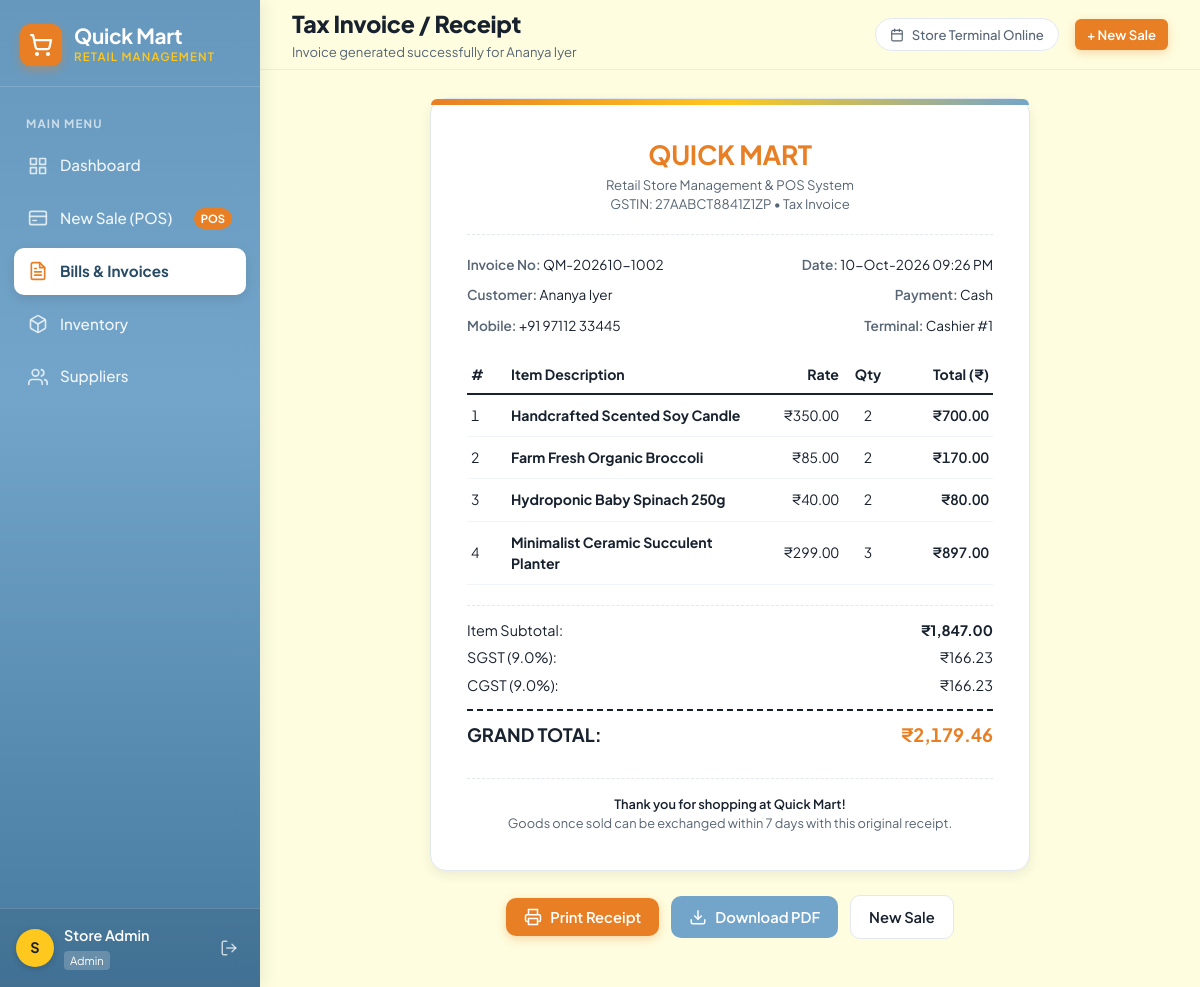
The page /billing/receipt/2 (signed in) on the database its author committed.
### store/models.py (models this page shows, shortened)
class User(models.Model):
    name = models.CharField(max_length=100)
    email = models.CharField(max_length=120, unique=True)
    password_hash = models.CharField(max_length=255)
    role = models.CharField(max_length=50, default='cashier')
    created_at = models.DateTimeField(default=timezone.now)
    class Meta:
        managed = False
        db_table = 'users'
    @property
    def is_authenticated(self):
        return True

class Bill(models.Model):
    bill_number = models.CharField(max_length=50, unique=True)
    customer_name = models.CharField(max_length=100)
    customer_mobile = models.CharField(max_length=25)
    subtotal = models.FloatField()
    sgst = models.FloatField()
    cgst = models.FloatField()
    total_amount = models.FloatField()
    payment_method = models.CharField(max_length=30, default='Cash')
    timestamp = models.DateTimeField(default=timezone.now)
    class Meta:
        managed = False
        db_table = 'bills'
    @property
    def formatted_date(self):
        if self.timestamp:
            return self.timestamp.strftime('%d-%b-%Y %I:%M %p')
        return ''

class BillItem(models.Model):
    bill = models.ForeignKey(
        Bill,
        on_delete=models.CASCADE,
        db_column='bill_id',
        related_name='items'
    )
    product = models.ForeignKey(
        Product,
        on_delete=models.SET_NULL,
        null=True,
        blank=True,
        db_column='product_id',
        related_name='bill_items'
    )
    product_name = models.CharField(max_length=150)
    quantity = models.IntegerField()
    price_at_sale = models.FloatField()
    class Meta:
        managed = False
        db_table = 'bill_items'
    @property
    def total_price(self):
        return round(float(self.quantity * self.price_at_sale), 2)

### store/views/billing_views.py (the view)
@login_required
def receipt(request, id):
    bill = get_object_or_404(Bill.objects.prefetch_related('items'), id=id)
    return render(request, 'billing/receipt.html', {'bill': bill})

### store/templatetags/quickmart_tags.py (called while the page is built)
@register.filter(name='currency')
def currency(value):
    try:
        val = float(value)
        return f"{val:,.2f}"
    except (ValueError, TypeError):
        return "0.00"

### store/views/auth_views.py (called while the page is built)
def login_required(view_func):
    @wraps(view_func)
    def _wrapped_view(request, *args, **kwargs):
        if not getattr(request.user, 'is_authenticated', False):
            login_url = reverse('auth:login')
            next_url = request.get_full_path()
            return redirect(f"{login_url}?next={next_url}")
        return view_func(request, *args, **kwargs)
    return _wrapped_view

### templates/billing/receipt.html (shortened to what this page needs)
{% extends "base.html" %}
{% load static quickmart_tags %}
{% block page_heading %}Tax Invoice / Receipt{% endblock %}
{% block page_subheading %}Invoice generated successfully for {{ bill.customer_name }}{% endblock %}
{% block topbar_actions %}
  <a href="{% url 'billing:new_bill' %}" class="btn btn-primary btn-sm">
    + New Sale
  </a>
{% endblock %}
{% block content %}
<div class="receipt-container">
  <div class="receipt-card">
    <div class="receipt-header">
      <div class="receipt-logo-title">QUICK MART</div>
      <div class="receipt-sub">Retail Store Management & POS System</div>
      <div class="receipt-sub">GSTIN: 27AABCT8841Z1ZP &bull; Tax Invoice</div>
    </div>
    <div class="receipt-meta-grid">
      <div class="meta-item">
        <b>Invoice No:</b> {{ bill.bill_number }}
      </div>
      <div class="meta-item" style="text-align: right;">
        <b>Date:</b> {{ bill.formatted_date }}
      </div>
      <div class="meta-item">
        <b>Customer:</b> {{ bill.customer_name }}
      </div>
      <div class="meta-item" style="text-align: right;">
        <b>Payment:</b> {{ bill.payment_method }}
      </div>
      <div class="meta-item">
        <b>Mobile:</b> {{ bill.customer_mobile }}
      </div>
      <div class="meta-item" style="text-align: right;">
        <b>Terminal:</b> Cashier #1
      </div>
    </div>
    <table class="receipt-items-table">
      <thead>
        <tr>
          <th style="width: 40px;">#</th>
          <th>Item Description</th>
          <th style="text-align: right; width: 80px;">Rate</th>
          <th style="text-align: center; width: 50px;">Qty</th>
          <th style="text-align: right; width: 100px;">Total (₹)</th>
        </tr>
      </thead>
      <tbody>
        {% for item in bill.items.all %}
        <tr>
          <td>{{ forloop.counter }}</td>
          <td><b>{{ item.product_name }}</b></td>
          <td style="text-align: right;">₹{{ item.price_at_sale|currency }}</td>
          <td style="text-align: center;">{{ item.quantity }}</td>
          <td style="text-align: right; font-weight: 600;">₹{{ item.total_price|currency }}</td>
        </tr>
        {% endfor %}
      </tbody>
    </table>
    <div class="receipt-summary-block">
      <div style="display: flex; justify-content: space-between;">
        <span>Item Subtotal:</span>
        <b>₹{{ bill.subtotal|currency }}</b>
      </div>
      <div style="display: flex; justify-content: space-between;">
        <span>SGST (9.0%):</span>
        <span>₹{{ bill.sgst|currency }}</span>
      </div>
      <div style="display: flex; justify-content: space-between;">
        <span>CGST (9.0%):</span>
        <span>₹{{ bill.cgst|currency }}</span>
      </div>
      <div style="display: flex; justify-content: space-between; border-top: 2px dashed var(--color-dark); padding-top: 10px; margin-top: 6px; font-size: 1.15rem;">
        <span style="font-family: var(--font-heading); font-weight: 700;">GRAND TOTAL:</span>
        <span style="font-family: var(--font-heading); font-weight: 700; color: var(--color-orange); font-variant-numeric: tabular-nums;">
          ₹{{ bill.total_amount|currency }}
        </span>
      </div>
    </div>
    <div style="text-align: center; margin-top: 30px; padding-top: 16px; border-top: 1px dashed var(--color-border); font-size: 0.8rem; color: var(--color-dark-muted);">
      <p style="font-weight: 600; color: var(--color-dark);">Thank you for shopping at Quick Mart!</p>
      <p>Goods once sold can be exchanged within 7 days with this original receipt.</p>
    </div>
  </div>
  <div class="receipt-actions">
    <button type="button" class="btn btn-primary" onclick="window.print()">
      <svg width="18" height="18" viewBox="0 0 24 24" fill="none" stroke="currentColor" stroke-width="2">
        <polyline points="6 9 6 2 18 2 18 9"/>
        <path d="M6 18H4a2 2 0 0 1-2-2v-5a2 2 0 0 1 2-2h16a2 2 0 0 1 2 2v5a2 2 0 0 1-2 2h-2"/>
        <rect x="6" y="14" width="12" height="8"/>
      </svg>
      <span>Print Receipt</span>
    </button>
    <a href="{% url 'billing:generate_pdf' bill.id %}" class="btn btn-blue" id="btn-download-pdf">
      <svg width="18" height="18" viewBox="0 0 24 24" fill="none" stroke="currentColor" stroke-width="2">
        <path d="M21 15v4a2 2 0 0 1-2 2H5a2 2 0 0 1-2-2v-4"/>
        <polyline points="7 10 12 15 17 10"/>
        <line x1="12" y1="15" x2="12" y2="3"/>
      </svg>
      <span>Download PDF</span>
    </a>
    <a href="{% url 'billing:new_bill' %}" class="btn btn-secondary">
      New Sale
    </a>
  </div>
</div>
{% endblock %}

### templates/base.html (shortened to what this page needs)
{% load static %}<!DOCTYPE html>
<html lang="en">
<head>
  <link rel="stylesheet" href="{% static 'css/main.css' %}">
</head>
<body>
  <div class="app-layout">
    {% if user.is_authenticated %}
    <aside class="sidebar">
      <div class="sidebar-header">
        <div class="brand-badge">
          <div class="brand-icon">
            <svg width="24" height="24" viewBox="0 0 24 24" fill="none" stroke="currentColor" stroke-width="2.2" stroke-linecap="round" stroke-linejoin="round">
              <circle cx="8" cy="21" r="1"/>
              <circle cx="19" cy="21" r="1"/>
              <path d="M2.05 2.05h2l2.66 12.42a2 2 0 0 0 2 1.58h9.78a2 2 0 0 0 1.95-1.57l1.65-7.43H5.12"/>
            </svg>
          </div>
          <div>
            <div class="brand-title">Quick Mart</div>
            <div class="brand-subtitle">Retail Management</div>
          </div>
        </div>
      </div>
      <nav class="sidebar-nav">
        <span class="nav-label">Main Menu</span>
        <a href="{% url 'dashboard:index' %}" class="nav-item {% if request.resolver_match and request.resolver_match.app_name == 'dashboard' %}active{% endif %}">
          <svg viewBox="0 0 24 24" fill="none" stroke="currentColor" stroke-width="2" stroke-linecap="round" stroke-linejoin="round">
            <rect x="3" y="3" width="7" height="7"/>
            <rect x="14" y="3" width="7" height="7"/>
            <rect x="14" y="14" width="7" height="7"/>
            <rect x="3" y="14" width="7" height="7"/>
          </svg>
          <span>Dashboard</span>
        </a>
        <a href="{% url 'billing:new_bill' %}" class="nav-item {% if request.resolver_match and request.resolver_match.view_name == 'billing:new_bill' %}active{% endif %}">
          <svg viewBox="0 0 24 24" fill="none" stroke="currentColor" stroke-width="2" stroke-linecap="round" stroke-linejoin="round">
            <rect x="2" y="4" width="20" height="16" rx="2"/>
            <line x1="2" y1="10" x2="22" y2="10"/>
            <line x1="6" y1="15" x2="10" y2="15"/>
          </svg>
          <span>New Sale (POS)</span>
          <span class="nav-badge">POS</span>
        </a>
        <a href="{% url 'billing:index' %}" class="nav-item {% if request.resolver_match and request.resolver_match.view_name == 'billing:index' or request.resolver_match and request.resolver_match.view_name == 'billing:receipt' %}active{% endif %}">
          <span>Bills & Invoices</span>
        </a>
        <a href="{% url 'inventory:index' %}" class="nav-item {% if request.resolver_match and request.resolver_match.app_name == 'inventory' %}active{% endif %}">
          <span>Inventory</span>
        </a>
        <a href="{% url 'suppliers:index' %}" class="nav-item {% if request.resolver_match and request.resolver_match.app_name == 'suppliers' %}active{% endif %}">
          <svg viewBox="0 0 24 24" fill="none" stroke="currentColor" stroke-width="2" stroke-linecap="round" stroke-linejoin="round">
            <path d="M17 21v-2a4 4 0 0 0-4-4H5a4 4 0 0 0-4 4v2"/>
            <circle cx="9" cy="7" r="4"/>
            <path d="M23 21v-2a4 4 0 0 0-3-3.87"/>
            <path d="M16 3.13a4 4 0 0 1 0 7.75"/>
          </svg>
          <span>Suppliers</span>
        </a>
      </nav>
      <div class="sidebar-footer">
        <div class="user-profile-card">
          <div class="user-avatar">
            {{ user.name.0|upper }}
          </div>
          <div class="user-meta">
            <div class="user-name" title="{{ user.name }}">{{ user.name }}</div>
            <span class="user-role-badge">{{ user.role }}</span>
          </div>
          <a href="{% url 'auth:logout' %}" class="btn-logout" title="Log Out" id="logout-btn">
            <svg width="18" height="18" viewBox="0 0 24 24" fill="none" stroke="currentColor" stroke-width="2" stroke-linecap="round" stroke-linejoin="round">
              <path d="M9 21H5a2 2 0 0 1-2-2V5a2 2 0 0 1 2-2h4"/>
              <polyline points="16 17 21 12 16 7"/>
              <line x1="21" y1="12" x2="9" y2="12"/>
            </svg>
          </a>
        </div>
      </div>
    </aside>
    {% endif %}
    <div class="main-content {% if not user.is_authenticated %}full-width{% endif %}">
      {% if user.is_authenticated %}
      <header class="topbar">
        <div class="topbar-left">
          <div>
            <h1 class="page-title">{% block page_heading %}Dashboard{% endblock %}</h1>
            <div class="page-subtitle">{% block page_subheading %}Welcome to Quick Mart Retail Management{% endblock %}</div>
          </div>
        </div>
        <div class="topbar-right">
          <div class="current-date-pill">
            <svg width="14" height="14" viewBox="0 0 24 24" fill="none" stroke="currentColor" stroke-width="2" stroke-linecap="round" stroke-linejoin="round">
              <rect x="3" y="4" width="18" height="18" rx="2" ry="2"/>
              <line x1="16" y1="2" x2="16" y2="6"/>
              <line x1="8" y1="2" x2="8" y2="6"/>
              <line x1="3" y1="10" x2="21" y2="10"/>
            </svg>
            <span id="current-live-date">Store Terminal Online</span>
          </div>
          {% block topbar_actions %}{% endblock %}
        </div>
      </header>
      {% endif %}
      <main class="page-body">
        {% if not_found %}
          <div style="text-align: center; padding: 60px 20px;">
            <h2 style="font-size: 2.5rem; color: var(--color-orange); margin-bottom: 12px;">404</h2>
            <p style="font-size: 1.1rem; color: var(--color-dark-muted); margin-bottom: 24px;">The page you are looking for does not exist in Quick Mart.</p>
            <a href="{% url 'dashboard:index' %}" class="btn btn-primary">Return to Dashboard</a>
          </div>
        {% else %}
          {% block content %}{% endblock %}
        {% endif %}
      </main>
    </div>
  </div>
</body>
</html>

### rows shown on the page
User: name.0 "S", name "Store Admin", role "Admin"
Bill: customer_name "Ananya Iyer", bill_number "QM-202610-1002", formatted_date "10-Oct-2026 09:26 PM", payment_method "Cash", customer_mobile "+91 97112 33445", subtotal "1,847.00", sgst "166.23", cgst "166.23", total_amount "2,179.46"
BillItem: product_name "Handcrafted Scented Soy Candle", price_at_sale "350.00", quantity "2", total_price "700.00"
BillItem: product_name "Farm Fresh Organic Broccoli", price_at_sale "85.00", quantity "2", total_price "170.00"
BillItem: product_name "Hydroponic Baby Spinach 250g", price_at_sale "40.00", quantity "2", total_price "80.00"
BillItem: product_name "Minimalist Ceramic Succulent Planter", price_at_sale "299.00", quantity "3", total_price "897.00"
